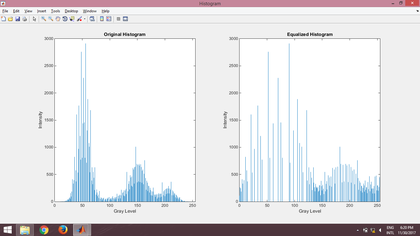
%> input picture equal1.png, 420 x 236 px, shrunk from 1366 x 768 before the run
$ octave --eval "result = Otsu(imread('../equal1.png'));"   (GNU Octave 9; MATLAB toolbox functions it lacks are replaced by stand-ins)
%> lines starting %> are read from the running program, lines starting %| are printed output that depends on the picture; in (x1, y1, x2, y2) boxes, pixels count from 0 and x2, y2 are one past the last pixel; in counts of white or black regions, pixels touching at a corner belong together; the program's own positions count from 1
function [final,gthresh]=Otsu(I)
tic;

% [filename,pathname]=uigetfile('*.jpeg;*.jpg;*.png;*.bmp;*.tif','Select Image','C:\Users\Pictures');
% addpath(pathname);
% I=imread(filename);

[row,col,r]=size(I);
%> row = 236; col = 420; r = 3
if (r>1)
    I=rgb2gray(I);
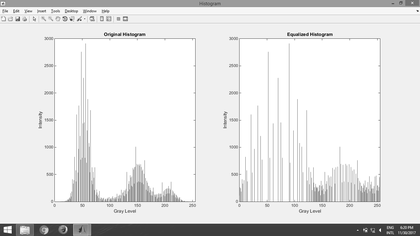
%> I: size 236x420 uint8; min 34, max 255, mean 229.9
end

greylev=zeros(1,256);
for i=1:row
    for j=1:col
     greylev(1,(I(i,j)+1))=greylev(1,(I(i,j)+1))+1;
    end
end
%> after the loop, greylev = 256 values, max 36360 at index 255, min 0 at index 1, mean 387.2
greylev_n=greylev/(row*col);
%> greylev_n = 256 values, max 0.367 at index 255, min 0 at index 1, mean 0.00391

 global_mean=0;
for i=1:256
    global_mean=global_mean+(i*greylev_n(i));
end
%> this loop made 256 passes
%> global_mean on passes 1 to 3: 0, 0, 0
%> after the loop, global_mean = 230.5

variance=zeros(1,256);
for i=1:256
    cdf=0;
    local_mean=0;
    for k=1:i
        cdf=cdf+greylev_n(k);
        local_mean=local_mean+(k*greylev_n(k));

    end
    variance(i)=(((global_mean*cdf)-local_mean)^2)/(cdf*(1-cdf));

end

op_thresh=[];
for i=1:256
    if(variance(i)==max(variance))
        op_thresh(end+1)=i;
    end
end

gthresh=mean(op_thresh);
%> gthresh = 179
gthresh;
gthresh_inbuilt=graythresh(I)*255;
%> gthresh_inbuilt = 178

final=zeros(size(I));
for i=1:row
    for j=1:col
        if(I(i,j)<gthresh)
            final(i,j)=0;

        else
            final(i,j)=255;
        end

    end
end
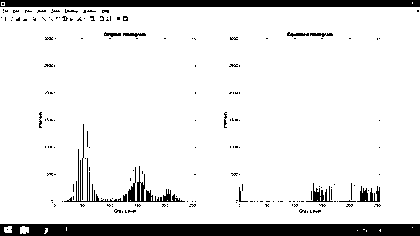
%> final: size 236x420 double; 89.7% white; 181 black regions (166 under 20 px), largest, box (x1, y1, x2, y2) and area: (0, 224, 420, 236) 4900, (0, 0, 420, 7) 2922, (128, 166, 185, 202) 481
% [23 lines of commented-out code are left out]
toc;
end

$ run again, on equal2.png
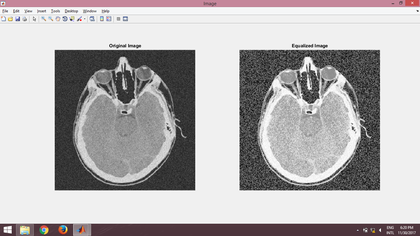
%> input picture equal2.png, 420 x 236 px, shrunk from 1366 x 768 before the run
%> in Otsu, `I=rgb2gray(I);`:
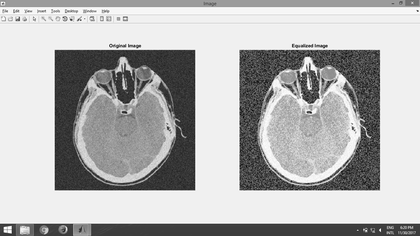
%> I: size 236x420 uint8; min 8, max 255, mean 178.7
%> after the loop in Otsu, `for i=1:row`: greylev = 256 values, max 40218 at index 241, min 0 at index 1, mean 387.2
%> greylev_n = 256 values, max 0.406 at index 241, min 0 at index 1, mean 0.00391
%> the loop in Otsu, `for i=1:256` made 256 passes
%> global_mean on passes 1 to 3: 0, 0, 0
%> after the loop in Otsu, `for i=1:256`: global_mean = 179.7
%> gthresh = 150
%> gthresh_inbuilt = 149
%> after the loop in Otsu, `for i=1:row`:
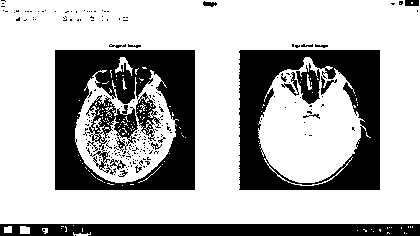
%> final: size 236x420 double; 69.4% white; 212 black regions (191 under 20 px), largest, box (x1, y1, x2, y2) and area: (55, 50, 195, 190) 11695, (239, 50, 380, 190) 10243, (0, 224, 420, 236) 4799

$ run again, on histogram.png
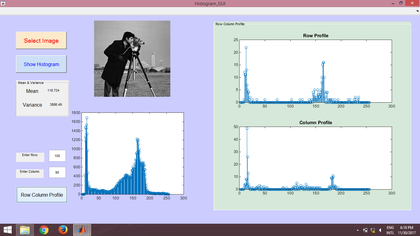
%> input picture histogram.png, 420 x 236 px, shrunk from 1366 x 768 before the run
%> in Otsu, `I=rgb2gray(I);`:
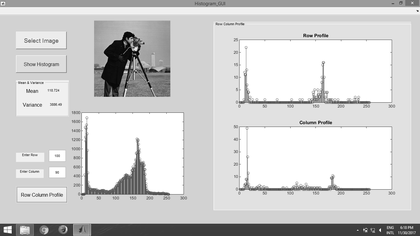
%> I: size 236x420 uint8; min 0, max 255, mean 208
%> after the loop in Otsu, `for i=1:row`: greylev = 256 values, max 23988 at index 211, min 0 at index 256, mean 387.2
%> greylev_n = 256 values, max 0.242 at index 211, min 0 at index 256, mean 0.00391
%> the loop in Otsu, `for i=1:256` made 256 passes
%> global_mean on passes 1 to 3: 0.000212, 0.000373, 0.000646
%> after the loop in Otsu, `for i=1:256`: global_mean = 208.7
%> after the loop in Otsu, `for i=1:256`: variance = 256 values, max 1940 at index 168, min 1.46e-11 at index 255, mean 1261.1
%> gthresh = 168
%> gthresh_inbuilt = 167
%> after the loop in Otsu, `for i=1:row`:
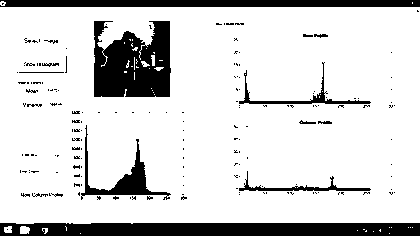
%> final: size 236x420 double; 83.7% white; 171 black regions (153 under 20 px), largest, box (x1, y1, x2, y2) and area: (0, 223, 420, 236) 5254, (94, 21, 171, 97) 4544, (0, 0, 420, 7) 2914

$ run again, on pseudo.png
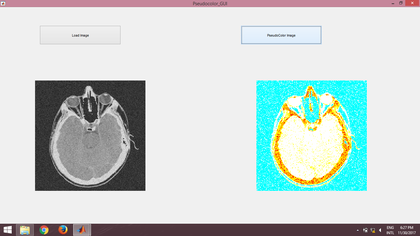
%> input picture pseudo.png, 420 x 236 px, shrunk from 1366 x 768 before the run
%> in Otsu, `I=rgb2gray(I);`:
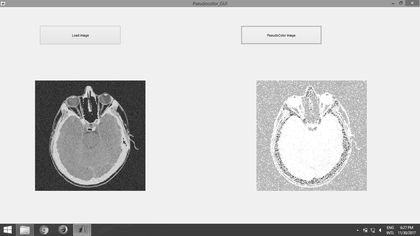
%> I: size 236x420 uint8; min 20, max 255, mean 208.1
%> after the loop in Otsu, `for i=1:row`: greylev = 256 values, max 58669 at index 241, min 0 at index 1, mean 387.2
%> greylev_n = 256 values, max 0.592 at index 241, min 0 at index 1, mean 0.00391
%> the loop in Otsu, `for i=1:256` made 256 passes
%> global_mean on passes 1 to 3: 0, 0, 0
%> after the loop in Otsu, `for i=1:256`: global_mean = 209
%> gthresh = 165
%> gthresh_inbuilt = 164
%> after the loop in Otsu, `for i=1:row`:
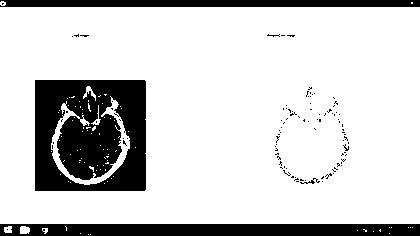
%> final: size 236x420 double; 80.9% white; 101 black regions (97 under 20 px), largest, box (x1, y1, x2, y2) and area: (35, 80, 146, 191) 10724, (0, 224, 420, 236) 4870, (0, 0, 420, 7) 2911, (300, 178, 320, 184) 37
